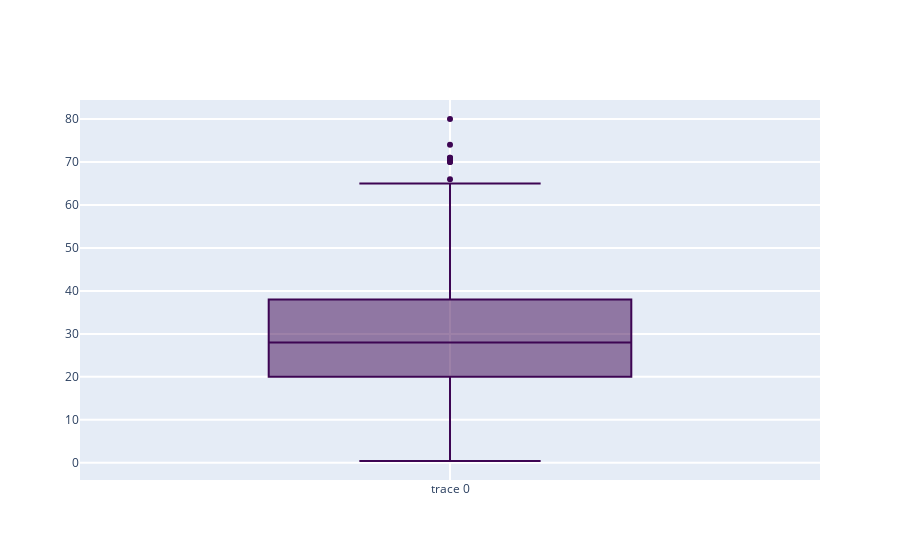

The notebook cell this image was saved under:
### Code cell
df = dataloader.load_titanic()
plty.boxplot(df, col="age")

### Figure 1 — Plotly figure (JSON) as saved in the notebook; plotly's stock layout.template omitted (floating-point values rounded to 4 significant figures; data arrays with more than 128 entries replaced by an {"elided": "..."} marker saying what was removed)
{"data": [{"marker": {"color": "#3D0553"}, "type": "box", "y": {"elided": "891 float values"}}], "layout": {"autosize": true, "xaxis": {"autorange": true, "gridwidth": 2, "range": [-0.5, 0.5], "ticklen": 5, "type": "category", "zeroline": false}, "yaxis": {"autorange": true, "gridwidth": 2, "range": [-4.001, 84.42], "ticklen": 5, "type": "linear"}}}
